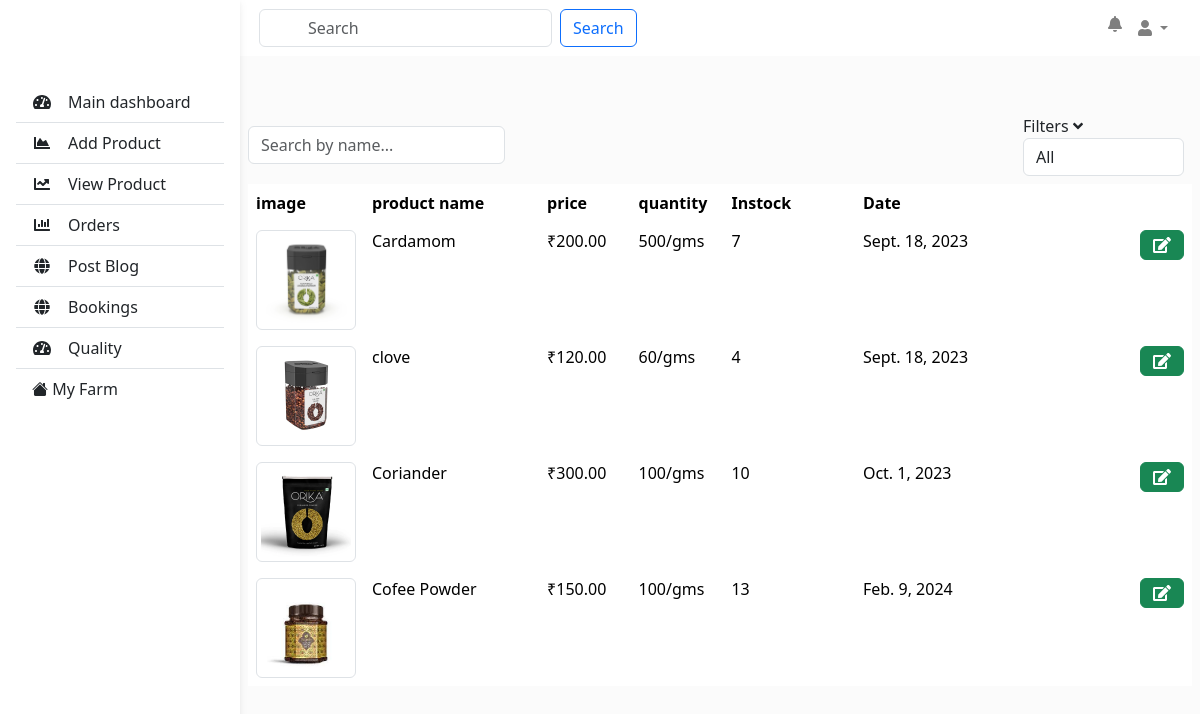
Page /seller_product_listing/ (signed in) on the committed database.
### storeapp/models.py (models this page shows, shortened)
class Product(models.Model):
    product_name = models.CharField(max_length=255,null=True)
    description = models.TextField()
    image = models.ImageField(upload_to='products/', null=True, blank=True)
    quantity_value = models.PositiveIntegerField(default=100,null=True)
    quantity_prefix = models.CharField(max_length=10, choices=[('gms', 'gms'), ('kg', 'kg')], default='gms')
    stock = models.PositiveIntegerField(default=1,null=True)
    price = models.DecimalField(max_digits=10, decimal_places=2,null=True)
    date_added = models.DateField(default=timezone.now)
    brand_name = models.CharField(max_length=255, default="",null=True)
    seller = models.ForeignKey(CustomUser, on_delete=models.CASCADE, null=True, blank=True)
    batch_no=models.CharField(max_length=10,default="",null=True)
    average_rating = models.FloatField(default=0.0)
    STATUS_CHOICES = [
        ('In Stock', 'In Stock'),
        ('Out of Stock', 'Out of Stock'),
    ]
    status = models.CharField(max_length=15, choices=STATUS_CHOICES, default='In Stock')
    category = models.CharField(max_length=100, null=True)
    subcategory = models.CharField(max_length=100, null=True)

### storeapp/views.py (the view)
# urls.py: path('seller_product_listing/', views.seller_product_listing, name='seller_product_listing'),
@never_cache
@login_required(login_url='loginredirect')
def seller_product_listing(request):
    if request.user.is_seller:
        current_seller = request.user
        seller_products = Product.objects.filter(seller=current_seller)
        context = {
            'seller_products': seller_products
        }
        return render(request, 'product_list.html', context)
    else:
        return redirect('seller_register')

### template/product_list.html (shortened to what this page needs)
<html>
<head>
<link rel="stylesheet" href="https://maxcdn.bootstrapcdn.com/bootstrap/4.5.2/css/bootstrap.min.css">
        <link href="https://cdn.jsdelivr.net/npm/bootstrap@5.3.2/dist/css/bootstrap.min.css" rel="stylesheet">
        <link rel="stylesheet" href="https://cdn.jsdelivr.net/npm/bootstrap-icons@1.11.1/font/bootstrap-icons.css">
    </head>
<header>
    <nav
         id="sidebarMenu"
         class="collapse d-lg-block sidebar collapse bg-white"
         >
      <div class="position-sticky">
        <div class="list-group list-group-flush mx-3 mt-4">
          <a
             href="{% url "seller_index" %}"
             class="list-group-item list-group-item-action py-2 ripple"
             aria-current="true"
             >
            <i class="fas fa-tachometer-alt fa-fw me-3"></i
              ><span>Main dashboard</span>
          </a>
          <a
             href="{% url "add_product" %}"
             class="list-group-item list-group-item-action py-2 ripple "
             >
            <i class="fas fa-chart-area fa-fw me-3"></i
              ><span>Add Product</span>
          </a>
          <a
             href="{% url "seller_product_listing" %}"
             class="list-group-item list-group-item-action py-2 ripple"
             ><i class="fas fa-chart-line fa-fw me-3"></i
            ><span>View Product</span></a
            >
          <a
             href="{% url "seller_orders" %}"
             class="list-group-item list-group-item-action py-2 ripple"
             ><i class="fas fa-chart-bar fa-fw me-3"></i><span>Orders</span></a
            >
          <a
              href="{% url "createblog" %}"
             class="list-group-item list-group-item-action py-2 ripple"
             ><i class="fas fa-globe fa-fw me-3"></i
            ><span>Post Blog</span></a
            >
            <a
              href="{% url "seller_booking_display" %}"
             class="list-group-item list-group-item-action py-2 ripple"
             ><i class="fas fa-globe fa-fw me-3"></i
            ><span>Bookings</span></a
            >
            <a
             href="{% url "quality" %}"
             class="list-group-item list-group-item-action py-2 ripple"
             aria-current="true"
             >
            <i class="fas fa-tachometer-alt fa-fw me-3"></i
              ><span>Quality</span>
          </a>
          <a
             href="{% url "farm_details" %}"
             class="list-group-item list-group-item-action py-2 ripple"
             aria-current="true"
             >
             <i class="bi bi-house-fill"></i>
              <span> My Farm</span>
          </a>
        </div>
      </div>
    </nav>
    <nav class="my-custom-navbar navbar navbar-expand-lg navbar-light bg-white">
        <div class="container ps-5 ms-5">
          <a class="navbar-brand" href="#">My Project</a>
          <form class="form-inline my-2 my-lg-0">
            <input
              class="form-control mr-sm-2 ps-5 ms-5"
              type="search"
              placeholder="Search"
              aria-label="Search"
            />
            <button class="btn btn-outline-primary my-2 my-sm-0" type="submit">
              Search
            </button>
          </form>
          <ul class="navbar-nav ml-auto">
            <li class="nav-item">
              <a class="nav-link" href="#">
                <i class="fas fa-bell"></i>
              </a>
            </li>
            <li class="nav-item dropdown">
              <a
                class="nav-link dropdown-toggle"
                href="#"
                id="userDropdown"
                role="button"
                data-toggle="dropdown"
                aria-haspopup="true"
                aria-expanded="false"
              >
                <i class="fas fa-user"></i>
              </a>
            </li>
          </ul>
        </div>
      </nav>
  </header>
  <main style="margin-top: 58px">
    <div class="container mt-5 px-2">
        <div class="mb-2 d-flex justify-content-between align-items-center">
            <div class="position-relative">
                <input type="text" id="search-input" class="form-control w-100" placeholder="Search by name...">
            </div>
            <div class="px-2">
                <span>Filters <i class="fa fa-angle-down"></i></span>
                <select id="filter-options" class="form-control">
                    <option value="all">All</option>
                </select>
            </div>
        </div>
        <div class="table-responsive">
            <table class="table table-responsive table-borderless">
                <thead>
                    <tr class="bg-light">
                        <th scope="col" width="5%">image</th>
                        <th scope="col" width="20%">product name</th>
                        <th scope="col" width="10%">price</th>
                        <th scope="col" width="10%">quantity</th>
                        <th scope="col" width="15%">Instock</th>
                        <th scope="col" width="15%">Date</th>
                        <th scope="col" class="text-end" width="30%"></th>
                    </tr>
                </thead>
                <tbody>
                    {% for product in seller_products %}
                    <tr>
                        <td>
                            <img src="{{ product.image.url }}" alt="{{ product.product_name }}" class="img-thumbnail" style="max-width: 100px;">
                        </td>
                        <td class="product-name">{{ product.product_name }}</td>
                        <td class="price">₹{{ product.price }}</td>
                        <td class="quantity"> {{ product.quantity_value }}/{{product.quantity_prefix}}</td>
                        <td class="stock">{{ product.stock }}</td>
                        <td class="date">{{ product.date_added }}</td>
                        <td class="text-end">
                            <a href={% url "update_product" product.id %}><button type="button" class="btn btn-success"><i class="fas fa-edit"></i></button></a>
                        </td>
                    </tr>
                    {% endfor %}
                </tbody>
            </table>
        </div>
    </div>
</main>
    <link rel="stylesheet" type="text/css" href="https://cdn.datatables.net/1.11.10/css/jquery.dataTables.css">
  </html>

### template/product_list.html (style rules this page uses)
@media (min-width: 991.98px) { main { padding-left: 240px; } }
.sidebar { position: fixed; top: 0; bottom: 0; left: 0; padding: 58px 0 0; box-shadow: 0 2px 5px 0 rgb(0 0 0 / 5%), 0 2px 10px 0 rgb(0 0 0 / 5%); width: 240px; z-index: 600; }

### rows in the picture
Product: image (picture), product_name "Cardamom", price "200.00", quantity_value "500", quantity_prefix "gms", stock "7", date_added "Sept. 18, 2023"
Product: image (picture), product_name "clove", price "120.00", quantity_value "60", quantity_prefix "gms", stock "4", date_added "Sept. 18, 2023"
Product: image (picture), product_name "Coriander", price "300.00", quantity_value "100", quantity_prefix "gms", stock "10", date_added "Oct. 1, 2023"
Product: image (picture), product_name "Cofee Powder", price "150.00", quantity_value "100", quantity_prefix "gms", stock "13", date_added "Feb. 9, 2024"
